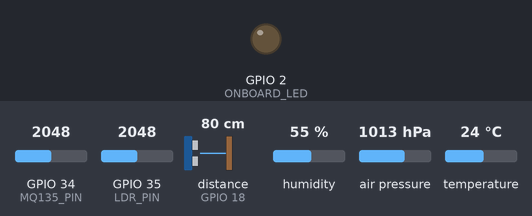
Recording of a sketch running on a simulated ESP32. Shown: output pins drawn as LEDs (lit = HIGH). Wiring (inferred from the names in the program): ultrasonic range finder: trigger GPIO 5; echo GPIO 18. Inputs (shaded band) come from the test bench; at power-on: GPIO 34 (MQ135_PIN) = 2048, distance to the obstacle (sensor on GPIO 18) 80 cm, GPIO 35 (LDR_PIN) = 2048, humidity 55 %, air pressure 1013 hPa, temperature 24 °C. The echo pulse lasts 58.3 µs per cm; WiFi joins after 1.5 s; servers stay silent unless stated; no MQTT or app messages arrive unless stated; pins used as bus, display or sensor lines are not drawn; what the sketch prints to the serial monitor is not drawn.

Above: at 4.7 s.
4.8 s: GPIO 34 (MQ135_PIN) set to 660
15.8 s: distance to the obstacle (sensor on GPIO 18) set to 2 cm
At 20.11 s:
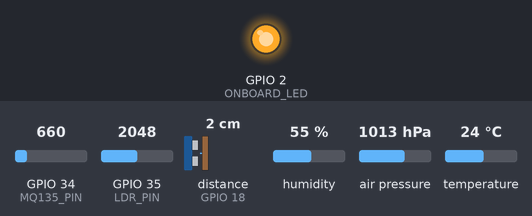
Timing chart, 0 to 57.3 s (numbered marks = the images above; inputs shaded):
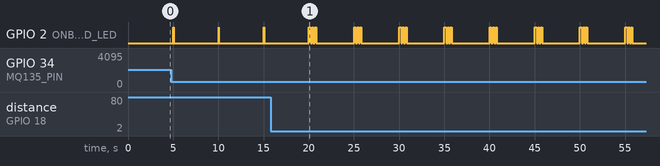

Measured:
- by itself, GPIO 2 (ONBOARD_LED): repeats every 5.0 s: 2 × (LOW 0.15 s, HIGH 0.15 s), LOW 4.2 s, HIGH 0.20 s

The sketch:

main.ino
```cpp
/**
 * ============================================================
 *  IoT Sensor Monitoring System — ESP32 Firmware
 *  Author : Your Name
 *  Board  : ESP32 DevKit v1
 *  Sensors: DHT22 | MQ-135 | BMP280 | HC-SR04 | LDR
 * ============================================================
 *
 *  Wiring:
 *  DHT22   DATA  → GPIO 4
 *  MQ-135  AOUT  → GPIO 34 (ADC1_CH6)
 *  BMP280  SDA   → GPIO 21 | SCL → GPIO 22
 *  HC-SR04 TRIG  → GPIO 5  | ECHO → GPIO 18
 *  LDR     AOUT  → GPIO 35 (ADC1_CH7)  [voltage divider with 10kΩ]
 */

#include <WiFi.h>
#include <PubSubClient.h>
#include <DHT.h>
#include <Wire.h>
#include <Adafruit_BMP280.h>
#include <ArduinoJson.h>

// ─── WiFi & MQTT Config ───────────────────────────────────────
#define WIFI_SSID       "YOUR_SSID"
#define WIFI_PASSWORD   "YOUR_PASSWORD"
#define MQTT_BROKER     "192.168.1.100"   // Linux server IP
#define MQTT_PORT       1883
#define MQTT_USER       "iot_device"
#define MQTT_PASS       "secure_pass_123"
#define DEVICE_ID       "ESP32_NODE_01"

// ─── MQTT Topics ──────────────────────────────────────────────
#define TOPIC_SENSORS   "iot/sensors/data"
#define TOPIC_STATUS    "iot/sensors/status"
#define TOPIC_ALERT     "iot/sensors/alert"
#define TOPIC_CMD       "iot/sensors/cmd"   // subscribe — receive commands

// ─── Pin Definitions ─────────────────────────────────────────
#define DHT_PIN         4
#define DHT_TYPE        DHT22
#define MQ135_PIN       34
#define LDR_PIN         35
#define TRIG_PIN        5
#define ECHO_PIN        18
#define ONBOARD_LED     2

// ─── Thresholds for Alerts ────────────────────────────────────
#define TEMP_HIGH       35.0   // °C
#define HUMIDITY_HIGH   80.0   // %
#define AQI_HIGH        700    // raw ADC — tune after calibration
#define DIST_LOW        10.0   // cm  (object too close)

// ─── Timing ──────────────────────────────────────────────────
#define PUBLISH_INTERVAL   5000   // ms between normal publishes
#define RECONNECT_DELAY    3000   // ms between reconnect attempts
#define SENSOR_WARMUP      2000   // ms for MQ-135 warm-up

// ─── Objects ─────────────────────────────────────────────────
DHT            dht(DHT_PIN, DHT_TYPE);
Adafruit_BMP280 bmp;
WiFiClient     wifiClient;
PubSubClient   mqtt(wifiClient);

// ─── State ───────────────────────────────────────────────────
unsigned long lastPublish   = 0;
unsigned long lastReconnect = 0;
bool          bmpOK         = false;

// ─────────────────────────────────────────────────────────────
//  SETUP
// ─────────────────────────────────────────────────────────────
void setup() {
  Serial.begin(115200);
  pinMode(ONBOARD_LED, OUTPUT);
  pinMode(TRIG_PIN, OUTPUT);
  pinMode(ECHO_PIN, INPUT);

  Serial.println("\n========================================");
  Serial.println("  IoT Sensor Monitor — ESP32 Firmware");
  Serial.println("========================================");

  // Init sensors
  dht.begin();
  bmpOK = bmp.begin(0x76);
  if (!bmpOK) {
    Serial.println("[WARN] BMP280 not found at 0x76 — trying 0x77");
    bmpOK = bmp.begin(0x77);
  }
  if (bmpOK) {
    bmp.setSampling(Adafruit_BMP280::MODE_NORMAL,
                    Adafruit_BMP280::SAMPLING_X2,
                    Adafruit_BMP280::SAMPLING_X16,
                    Adafruit_BMP280::FILTER_X16,
                    Adafruit_BMP280::STANDBY_MS_500);
    Serial.println("[OK] BMP280 initialised");
  } else {
    Serial.println("[ERROR] BMP280 not found — pressure data disabled");
  }

  Serial.printf("[INFO] MQ-135 warming up (%d ms)...\n", SENSOR_WARMUP);
  delay(SENSOR_WARMUP);

  connectWiFi();
  mqtt.setServer(MQTT_BROKER, MQTT_PORT);
  mqtt.setCallback(onMqttMessage);
  mqtt.setBufferSize(512);
  connectMQTT();

  Serial.println("[READY] Starting sensor loop\n");
}

// ─────────────────────────────────────────────────────────────
//  LOOP
// ─────────────────────────────────────────────────────────────
void loop() {
  if (!mqtt.connected()) {
    unsigned long now = millis();
    if (now - lastReconnect > RECONNECT_DELAY) {
      lastReconnect = now;
      connectMQTT();
    }
  }
  mqtt.loop();

  unsigned long now = millis();
  if (now - lastPublish >= PUBLISH_INTERVAL) {
    lastPublish = now;
    readAndPublish();
  }
}

// ─────────────────────────────────────────────────────────────
//  READ SENSORS & PUBLISH
// ─────────────────────────────────────────────────────────────
void readAndPublish() {
  // — DHT22 ——————————————————————————————————
  float temperature = dht.readTemperature();
  float humidity    = dht.readHumidity();

  if (isnan(temperature) || isnan(humidity)) {
    Serial.println("[WARN] DHT22 read failed — skipping cycle");
    return;
  }

  // — BMP280 ——————————————————————————————————
  float pressure = bmpOK ? bmp.readPressure() / 100.0F : 0.0;
  float altitude = bmpOK ? bmp.readAltitude(1013.25)   : 0.0;

  // — MQ-135 (Air Quality) ————————————————————
  int aqiRaw    = analogRead(MQ135_PIN);
  float aqiVolt = aqiRaw * (3.3 / 4095.0);
  String aqiLabel = classifyAQI(aqiRaw);

  // — LDR (Light) —————————————————————————————
  int ldrRaw     = analogRead(LDR_PIN);
  int lightPct   = map(ldrRaw, 0, 4095, 100, 0);  // invert: higher raw = darker
  String lightLabel = classifyLight(lightPct);

  // — HC-SR04 (Distance) ——————————————————————
  float distance = measureDistance();

  // — Build JSON payload ——————————————————————
  StaticJsonDocument<384> doc;
  doc["device_id"]    = DEVICE_ID;
  doc["timestamp"]    = millis();

  JsonObject env = doc.createNestedObject("environment");
  env["temperature"]  = round(temperature * 10) / 10.0;
  env["humidity"]     = round(humidity * 10) / 10.0;
  env["pressure_hpa"] = round(pressure * 10) / 10.0;
  env["altitude_m"]   = round(altitude * 10) / 10.0;

  JsonObject air = doc.createNestedObject("air_quality");
  air["raw"]    = aqiRaw;
  air["volt"]   = round(aqiVolt * 100) / 100.0;
  air["status"] = aqiLabel;

  JsonObject light = doc.createNestedObject("light");
  light["percent"] = lightPct;
  light["status"]  = lightLabel;

  JsonObject dist = doc.createNestedObject("proximity");
  dist["distance_cm"] = round(distance * 10) / 10.0;

  // — Publish data —————————————————————————————
  char payload[512];
  serializeJson(doc, payload);
  bool ok = mqtt.publish(TOPIC_SENSORS, payload, true);  // retained

  Serial.printf("[PUB] %s → %s\n", TOPIC_SENSORS, ok ? "OK" : "FAIL");
  Serial.printf("  Temp=%.1f°C  Hum=%.1f%%  Pres=%.1fhPa  Alt=%.1fm\n",
                temperature, humidity, pressure, altitude);
  Serial.printf("  AQI=%d(%s)  Light=%d%%(%s)  Dist=%.1fcm\n\n",
                aqiRaw, aqiLabel.c_str(), lightPct, lightLabel.c_str(), distance);

  // LED heartbeat
  digitalWrite(ONBOARD_LED, HIGH); delay(50); digitalWrite(ONBOARD_LED, LOW);

  // — Check thresholds & fire alerts ————————————
  checkAndAlert(temperature, humidity, aqiRaw, distance);
}

// ─────────────────────────────────────────────────────────────
//  ALERT LOGIC
// ─────────────────────────────────────────────────────────────
void checkAndAlert(float temp, float hum, int aqi, float dist) {
  StaticJsonDocument<256> alert;
  alert["device_id"] = DEVICE_ID;
  bool triggered = false;

  if (temp > TEMP_HIGH) {
    alert["type"]    = "HIGH_TEMPERATURE";
    alert["value"]   = temp;
    alert["message"] = "Temperature exceeded safe threshold";
    triggered = true;
  } else if (hum > HUMIDITY_HIGH) {
    alert["type"]    = "HIGH_HUMIDITY";
    alert["value"]   = hum;
    alert["message"] = "Humidity exceeded safe threshold";
    triggered = true;
  } else if (aqi > AQI_HIGH) {
    alert["type"]    = "POOR_AIR_QUALITY";
    alert["value"]   = aqi;
    alert["message"] = "Air quality degraded — check ventilation";
    triggered = true;
  } else if (dist < DIST_LOW && dist > 0) {
    alert["type"]    = "PROXIMITY_ALERT";
    alert["value"]   = dist;
    alert["message"] = "Object detected too close";
    triggered = true;
  }

  if (triggered) {
    char buf[256];
    serializeJson(alert, buf);
    mqtt.publish(TOPIC_ALERT, buf);
    Serial.printf("[ALERT] %s\n", buf);
    // Blink LED 3× for visual alert
    for (int i = 0; i < 3; i++) {
      digitalWrite(ONBOARD_LED, HIGH); delay(150);
      digitalWrite(ONBOARD_LED, LOW);  delay(150);
    }
  }
}

// ─────────────────────────────────────────────────────────────
//  HC-SR04 — ULTRASONIC DISTANCE
// ─────────────────────────────────────────────────────────────
float measureDistance() {
  digitalWrite(TRIG_PIN, LOW);  delayMicroseconds(2);
  digitalWrite(TRIG_PIN, HIGH); delayMicroseconds(10);
  digitalWrite(TRIG_PIN, LOW);

  long duration = pulseIn(ECHO_PIN, HIGH, 30000);  // 30 ms timeout
  if (duration == 0) return -1.0;                  // no echo / out of range
  return duration * 0.034 / 2.0;
}

// ─────────────────────────────────────────────────────────────
//  CLASSIFIERS
// ─────────────────────────────────────────────────────────────
String classifyAQI(int raw) {
  if (raw < 300)       return "GOOD";
  else if (raw < 500)  return "MODERATE";
  else if (raw < 700)  return "UNHEALTHY";
  else                 return "HAZARDOUS";
}

String classifyLight(int pct) {
  if (pct < 15)        return "DARK";
  else if (pct < 40)   return "DIM";
  else if (pct < 70)   return "NORMAL";
  else                 return "BRIGHT";
}

// ─────────────────────────────────────────────────────────────
//  MQTT INCOMING COMMAND HANDLER
// ─────────────────────────────────────────────────────────────
void onMqttMessage(char* topic, byte* payload, unsigned int length) {
  String msg;
  for (unsigned int i = 0; i < length; i++) msg += (char)payload[i];
  Serial.printf("[CMD] Topic: %s  Msg: %s\n", topic, msg.c_str());

  StaticJsonDocument<128> cmd;
  DeserializationError err = deserializeJson(cmd, msg);
  if (err) { Serial.println("[WARN] Invalid JSON command"); return; }

  const char* action = cmd["action"];
  if (strcmp(action, "reboot") == 0) {
    Serial.println("[CMD] Rebooting ESP32...");
    delay(500);
    ESP.restart();
  } else if (strcmp(action, "set_interval") == 0) {
    // Dynamic interval update — extend as needed
    Serial.printf("[CMD] Interval change requested: %d ms\n", (int)cmd["value"]);
  }
}

// ─────────────────────────────────────────────────────────────
//  WiFi
// ─────────────────────────────────────────────────────────────
void connectWiFi() {
  Serial.printf("[WiFi] Connecting to %s", WIFI_SSID);
  WiFi.mode(WIFI_STA);
  WiFi.begin(WIFI_SSID, WIFI_PASSWORD);
  int attempts = 0;
  while (WiFi.status() != WL_CONNECTED && attempts < 20) {
    delay(500); Serial.print("."); attempts++;
  }
  if (WiFi.status() == WL_CONNECTED) {
    Serial.printf("\n[WiFi] Connected — IP: %s\n", WiFi.localIP().toString().c_str());
  } else {
    Serial.println("\n[ERROR] WiFi connection failed — check credentials");
  }
}

// ─────────────────────────────────────────────────────────────
//  MQTT
// ─────────────────────────────────────────────────────────────
void connectMQTT() {
  Serial.printf("[MQTT] Connecting to broker %s:%d...\n", MQTT_BROKER, MQTT_PORT);

  // LWT — Last Will & Testament (server knows if device goes offline)
  String lwtPayload = "{\"device_id\":\"" DEVICE_ID "\",\"status\":\"OFFLINE\"}";

  if (mqtt.connect(DEVICE_ID, MQTT_USER, MQTT_PASS,
                   TOPIC_STATUS, 1, true, lwtPayload.c_str())) {
    Serial.println("[MQTT] Connected!");

    // Publish ONLINE status
    String onlineMsg = "{\"device_id\":\"" DEVICE_ID "\",\"status\":\"ONLINE\"}";
    mqtt.publish(TOPIC_STATUS, onlineMsg.c_str(), true);

    // Subscribe to command topic
    mqtt.subscribe(TOPIC_CMD);
    Serial.printf("[MQTT] Subscribed to %s\n", TOPIC_CMD);
  } else {
    Serial.printf("[MQTT] Failed — rc=%d — retrying in %d ms\n",
                  mqtt.state(), RECONNECT_DELAY);
  }
}
```
